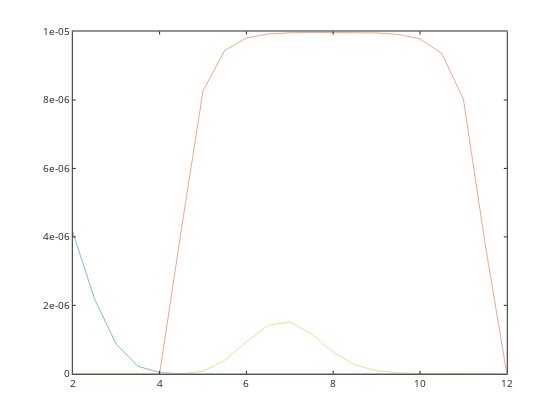

Notebook code for this chart:
### Code cell
plot(pH,Fep3,pH,HFO,pH,HfowHPO4m)
%xlabel('pH'); ylabel('[species]'); legend('Fe^{3+}','HFO','HFO-PO4','location','eastoutside')

### Figure 1 — Plotly figure (JSON) as saved in the notebook; plotly's stock layout.template omitted (floating-point values rounded to 4 significant figures)
{"data": [{"line": {"color": "rgb(0,113,188)", "dash": "solid", "width": 0.5}, "marker": {"color": "rgb(0,113,188)", "line": {"color": "rgb(0,113,188)"}, "size": 6, "symbol": "none"}, "mode": "lines", "name": "", "showlegend": false, "type": "scatter", "visibility": true, "x": [2, 2.5, 3, 3.5, 4, 4.5, 5, 5.5, 6, 6.5, 7, 7.5, 8, 8.5, 9, 9.5, 10, 10.5, 11, 11.5, 12], "xaxis": "x", "y": [4.136e-06, 2.19e-06, 8.66e-07, 2.21e-07, 3.543e-08, 2.46e-09, 7.78e-11, 2.46e-12, 7.78e-14, 2.46e-15, 7.78e-17, 2.46e-18, 7.78e-20, 2.46e-21, 7.78e-23, 2.46e-24, 7.78e-26, 2.46e-27, 7.78e-29, 2.46e-30, 3.977e-32], "yaxis": "y"}, {"line": {"color": "rgb(216,82,24)", "dash": "solid", "width": 0.5}, "marker": {"color": "rgb(216,82,24)", "line": {"color": "rgb(216,82,24)"}, "size": 6, "symbol": "none"}, "mode": "lines", "name": "", "showlegend": false, "type": "scatter", "visibility": true, "x": [2, 2.5, 3, 3.5, 4, 4.5, 5, 5.5, 6, 6.5, 7, 7.5, 8, 8.5, 9, 9.5, 10, 10.5, 11, 11.5, 12], "xaxis": "x", "y": [0, 0, 0, 0, 0, 4.208e-06, 8.265e-06, 9.448e-06, 9.812e-06, 9.926e-06, 9.962e-06, 9.973e-06, 9.975e-06, 9.972e-06, 9.959e-06, 9.917e-06, 9.783e-06, 9.361e-06, 8.024e-06, 3.798e-06, 0], "yaxis": "y"}, {"line": {"color": "rgb(236,176,31)", "dash": "solid", "width": 0.5}, "marker": {"color": "rgb(236,176,31)", "line": {"color": "rgb(236,176,31)"}, "size": 6, "symbol": "none"}, "mode": "lines", "name": "", "showlegend": false, "type": "scatter", "visibility": true, "x": [2, 2.5, 3, 3.5, 4, 4.5, 5, 5.5, 6, 6.5, 7, 7.5, 8, 8.5, 9, 9.5, 10, 10.5, 11, 11.5, 12], "xaxis": "x", "y": [5.471e-23, 3.019e-22, 1.423e-21, 5.617e-21, 1.917e-20, 6.169e-20, 7.648e-08, 3.965e-07, 9.348e-07, 1.418e-06, 1.511e-06, 1.167e-06, 6.336e-07, 2.57e-07, 8.911e-08, 2.903e-08, 9.234e-09, 2.89e-09, 8.752e-10, 2.373e-10, 3.553e-11], "yaxis": "y"}], "layout": {"height": 420, "hovermode": "closest", "margin": {"b": 0, "l": 0, "r": 0, "t": 0}, "plot_bgcolor": "rgba(0, 0, 0, 0)", "showlegend": false, "width": 560, "xaxis": {"anchor": "y", "autorange": false, "domain": [0.13, 0.905], "exponentformat": "none", "gridcolor": "rgba(38,38,38,0.15)", "gridwidth": 1, "linecolor": "rgb(38,38,38)", "linewidth": 1, "mirror": "ticks", "range": [2, 12], "showgrid": false, "showline": true, "side": "bottom", "spikedash": "solid", "spikemode": "across", "spikesides": false, "spikethickness": 1, "tickangle": 0, "tickcolor": "rgb(38,38,38)", "tickfont": {"color": "rgb(38,38,38)", "size": 10}, "ticklen": 3, "ticks": "inside", "ticktext": ["2", "4", "6", "8", "10", "12"], "tickvals": [2, 4, 6, 8, 10, 12], "title": {"font": {"color": "rgb(0, 0, 0)", "size": 11}, "text": ""}, "type": "linear", "visible": true, "zeroline": false}, "yaxis": {"anchor": "x", "autorange": false, "domain": [0.11, 0.925], "exponentformat": "none", "gridcolor": "rgba(38,38,38,0.15)", "gridwidth": 1, "linecolor": "rgb(38,38,38)", "linewidth": 1, "mirror": "ticks", "range": [0, 1e-05], "showgrid": false, "showline": true, "side": "left", "spikedash": "solid", "spikemode": "across", "spikesides": false, "spikethickness": 1, "tickangle": 0, "tickcolor": "rgb(38,38,38)", "tickfont": {"color": "rgb(38,38,38)", "size": 10}, "ticklen": 3, "ticks": "inside", "ticktext": ["0", "2e-06", "4e-06", "6e-06", "8e-06", "1e-05"], "tickvals": [0, 2e-06, 4e-06, 6e-06, 8e-06, 1e-05], "title": {"font": {"color": "rgb(0, 0, 0)", "size": 11}, "text": ""}, "type": "linear", "visible": true, "zeroline": false}}}
